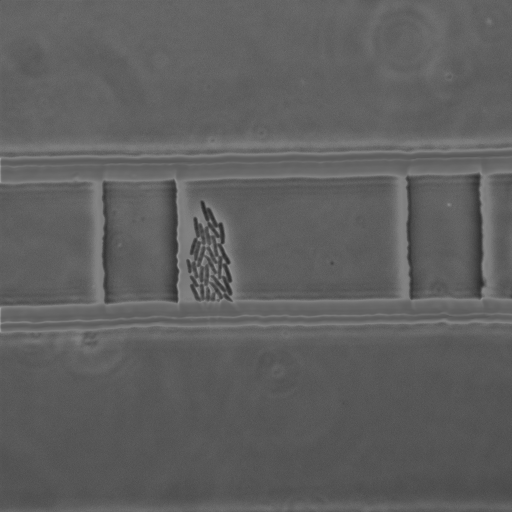
#> input picture bacteria_test.png, 512 x 512 px, found by its file name
$ python 'edge detection.py'
#> lines starting #> are read from the running program, lines starting #| are printed output that depends on the picture; after the words box and inside, x2 and y2 are one past the last pixel; in counts of white or black regions, pixels touching at a corner belong together
#scikit image
#edge detection, image deconvolution. scratch assay
from skimage import io
from matplotlib import pyplot as plt

img = io.imread(r"C:\Users\Bokan\Onedrive\Documents\image_analysis\bacteria_test.png", as_gray = True)
#> img is the input picture: shape (512, 512); min 39, max 158, mean 95.4


# [8 lines of commented-out code are left out]


from skimage.filters import roberts, sobel, scharr, prewitt

edge_roberts = roberts(img)
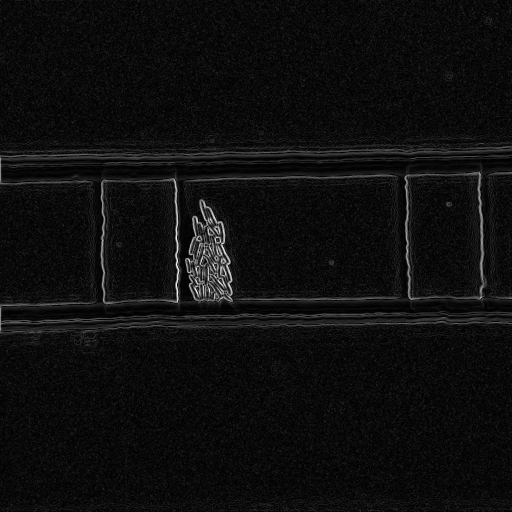
#> edge_roberts: shape (512, 512) float64; min 0, max 0.214, mean 0.0123; drawn with min black and max white
edge_sobel = sobel(img)
edge_scharr = scharr(img)


from skimage.feature import canny
edge_canny = canny(img, sigma=1.5) #sigma to be experimented
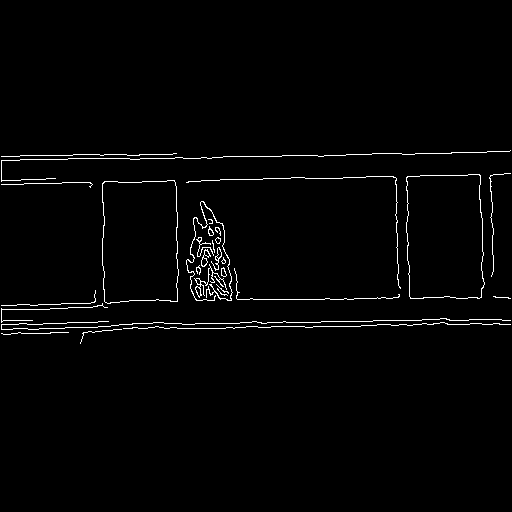
#> edge_canny: shape (512, 512) bool; 1.8% white in thin lines or dots, all inside (x1, y1, x2, y2) = (1, 150, 511, 344)
plt.imshow(edge_canny)
plt.show()


fig, axes = plt.subplots(nrows=2, ncols=2, sharex=True, sharey=True,
                         figsize=(8, 8))
ax = axes.ravel()

ax[0].imshow(img, cmap=plt.cm.gray)
ax[0].set_title('Original image')

ax[1].imshow(edge_roberts, cmap=plt.cm.gray)
ax[1].set_title('Roberts Edge Detection')

ax[2].imshow(edge_sobel, cmap=plt.cm.gray)
ax[2].set_title('Sobel')

ax[3].imshow(edge_scharr, cmap=plt.cm.gray)
ax[3].set_title('Scharr')

for a in ax:
    a.axis('off')

plt.tight_layout()
plt.show()
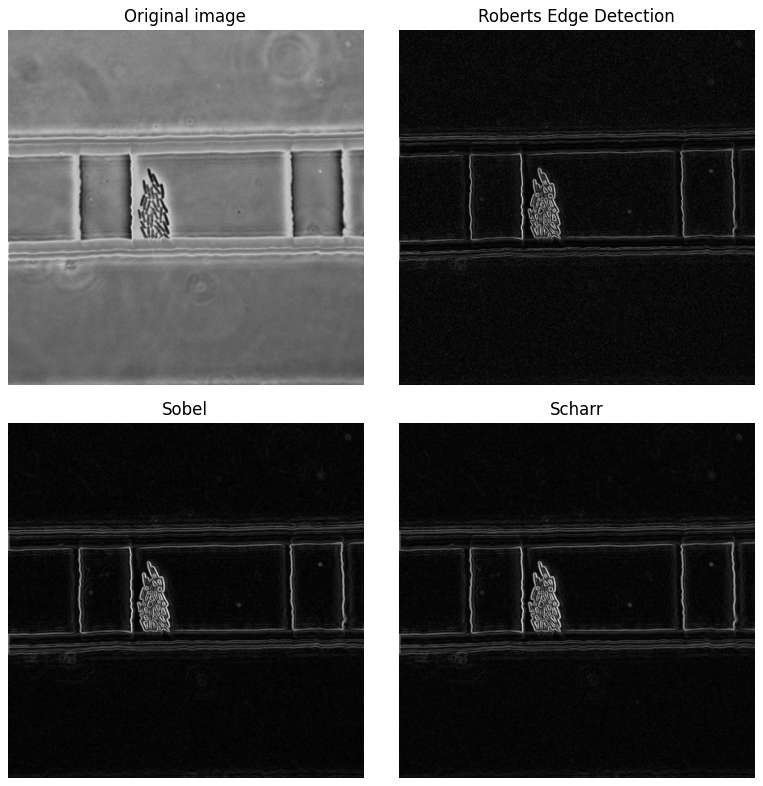
#> figure drawn by matplotlib, 4 panels
